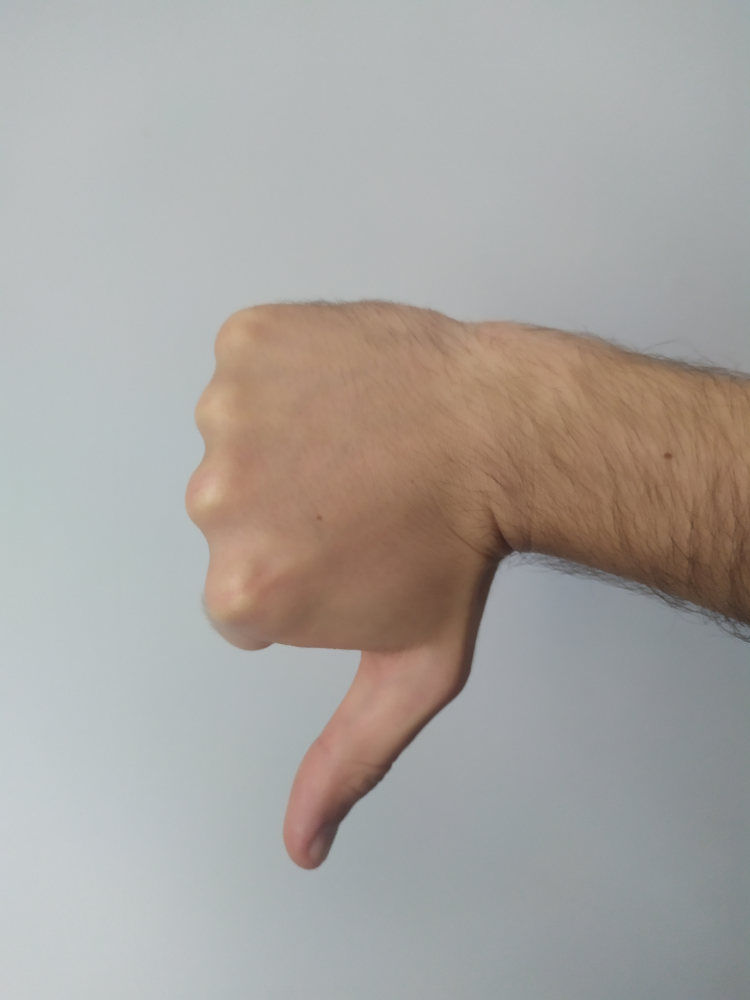
#> input picture Hand_gesture_recognition/Hand_gesture_recognition/image.jpg, 3000 x 4000 px (shown at 1/4 size)
$ python Hand_gesture_recognition.py
#> lines starting #> are read from the running program, lines starting #| are printed output that depends on the picture; after the words box and inside, x2 and y2 are one past the last pixel; in counts of white or black regions, pixels touching at a corner belong together; long printed decimals are rounded
import numpy as np
import cv2
import math

font = cv2.FONT_HERSHEY_SIMPLEX
l = 0 # ilość deformacji
lo = 0 # ilość punktów pomiędzy palcami ostre kąty
rangle = 0 # ilość kątów prostych
cv2.namedWindow('image', cv2.WINDOW_NORMAL) #okno o zmiennym rozmiarze
image = cv2.imread("image.jpg")
#> image is the input picture: shape (4000, 3000, 3); mean B, G, R 159.5, 163.6, 167.6
height, width, _ = image.shape
frame = image[50:(height-50), 50:(width-50)]
image2 = np.zeros(frame.shape)

hsv = cv2.cvtColor(frame, cv2.COLOR_BGR2HSV)
#> hsv: shape (3900, 2900, 3); mean H, S, V 74.8, 30.9, 172.9
lower_skin = np.array([0,20,70]) #wybrany kolor skóry
upper_skin = np.array([20,255,255])
mask = cv2.inRange(hsv, lower_skin, upper_skin) #obszar o kolorze skóry
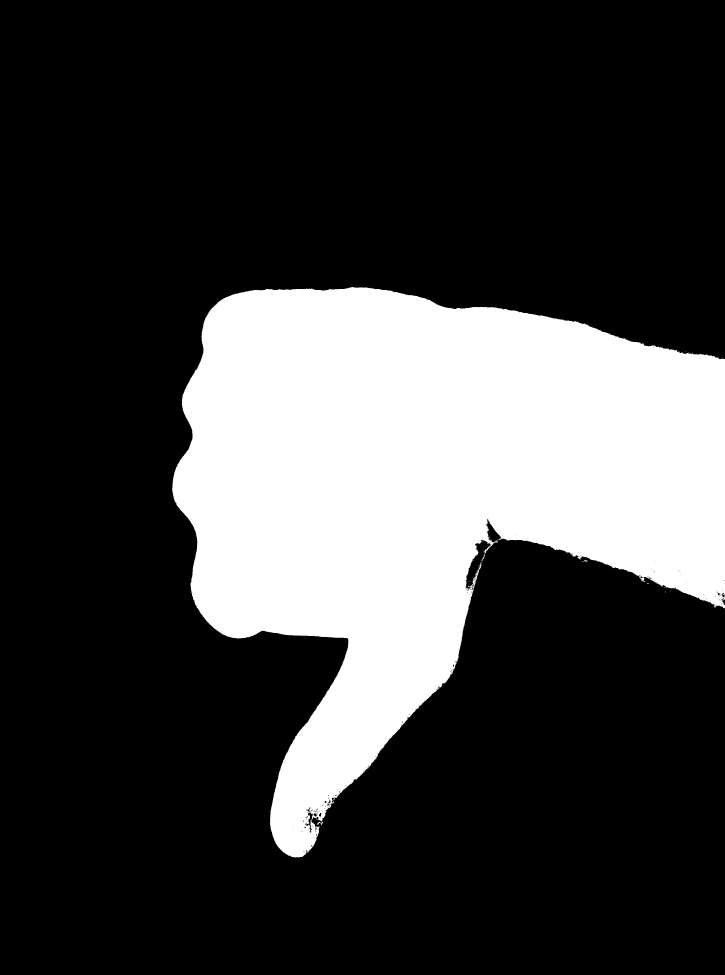
#> mask: shape (3900, 2900) (shown at 1/4 size); 24.5% white; 78 white regions (74 under 20 px)

kernel = np.ones((2,2), np.uint8)
mask = cv2.GaussianBlur(mask, (3,3), 100) #rozmycie
mask = cv2.morphologyEx(mask, cv2.MORPH_CLOSE, kernel) #operacja zamknięcia maski
contours, _ = cv2.findContours(mask, cv2.RETR_TREE, cv2.CHAIN_APPROX_SIMPLE) #wyszukiwanie konturów na obrazie po progowaniu
#> contours = 40 contours, 20 with area under 20; largest, box (x1, y1, x2, y2) and area: (689, 1148, 2900, 3432) 2784162, (1866, 2163, 1963, 2350) 5416, (1948, 2083, 2004, 2170) 2004, (1233, 3251, 1251, 3304) 370, (1255, 3253, 1267, 3267) 83

cnt = max(contours, key = lambda x: cv2.contourArea(x)) #kontur o maksymalnej wielkości
#> cnt = contour of 3592 points, box (x1, y1, x2, y2) (689, 1148, 2900, 3432), area 2784162
cnt = cv2.approxPolyDP(cnt, 0.00001*cv2.arcLength(cnt, True), True) # wcześniej było 0.00001
cv2.drawContours(image2, cnt, -1, (0,255,0), 3)
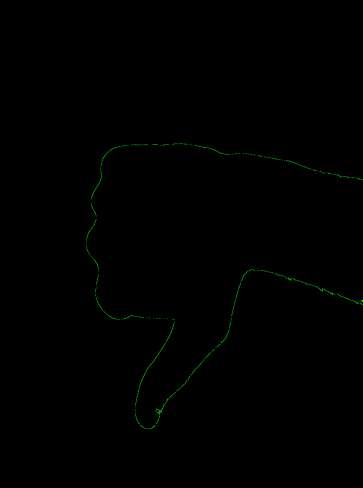
#> image2: shape (3900, 2900, 3) float64 (shown at 1/8 size); mean of channels 0, 1, 2 0, 0.6, 0; drawn as B, G, R
hull = cv2.convexHull(cnt, returnPoints = False)
#> hull = 55 values, max 3567 at index 0, min 0 at index 54, mean 1124.9
hull2 = cv2.convexHull(cnt)
#> hull2 = contour of 55 points, box (x1, y1, x2, y2) (689, 1148, 2900, 3432), area 3677018

lcnt = cv2.arcLength(cnt, 1) # obwód maksymalnego konturu
#> lcnt = 9674.3
lhull = cv2.arcLength(hull2, 1) # obwód hull
#> lhull = 7417.9
w = lcnt/lhull #współczynnik obwodów
#> w = 1.3
acnt = cv2.contourArea(cnt) # powierzchnia konturu
#> acnt = 2784162.5
ahull = cv2.contourArea(hull2)
#> ahull = 3677017.5
aq = acnt/ahull # współczynnik powierzchni
#> aq = 0.757
# fin to współrzędna y od punktu w miejscu zgjęcia kciuka (w wielokącie)
fin1 = 0 #punkty sąsiadujace do fin
fin2 = 0
defects = cv2.convexityDefects(cnt, hull) # defekty hull
#> defects = 53 rows, first 6: [3567, 0, 3577, 1792], [0, 3, 1, 343], [3, 16, 7, 1639], [16, 270, 143, 7140], [270, 275, 273, 683], [275, 366, 285, 1484]
n = defects.shape[0]
for i in range (n):
    s, e, f, d = defects[i, 0]
    start = tuple(cnt[s][0]) # początek odcinka na którym występuje defekt między hull'em a konturem
    end = tuple(cnt[e][0]) #koniec odcinka
    far = tuple(cnt[f][0]) # najbardziej odległy punkt defektu

    lngratio = d/acnt * 100 # współczynnik pokazujący odległośc między maks defektu a hull

    a = math.sqrt((end[0] - start[0])**2 + (end[1] - start[1])**2)
    b = math.sqrt((far[0] - start[0])**2 + (far[1] - start[1])**2)
    c = math.sqrt((end[0] - far[0])**2 + (end[1] - far[1])**2)
    cosang = (b**2 + c**2 - a**2) / (2*b*c) # cosinus kąta między palcami rąk
    ang = math.acos(cosang) # kąt między palcami dłoni swej

    if( lngratio > 4.0): # odległość jest wystarczająco duża
        cv2.line(image2, start, end, [0,230, 230], 2)
        cv2.circle(image2, far, 5, [0, 0, 255], -1)
        l = l +1
        if (ang < 1.3): # kąt ostry
            lo = lo + 1
        if (ang > 1.3 and ang < 1.75): # kąt prosty
            rangle = 1
            fin1 = start[1]
            fin2 = end[1]
#> this loop made 53 passes
#> (s, e, f, d, start, end, far, lngratio) on pass 40: (1358, 2059, 1616, 137559, (772, 2398), (1092, 3350), (1393, 2559), 4.94)

approx = cv2.approxPolyDP(cnt, 0.0185*cv2.arcLength(cnt, True), True) # przybliżenie konturu wielokątem
cv2.drawContours(image2, [approx], -1, (255,0 ,0), 3)
maxy = 0
miny = height


for app in approx:
    _, y = app[0]
    if maxy < y :
        maxy = y
    if miny > y :
        miny = y
#> this loop made 7 passes
#> app on passes 1 to 7: [[2899, 1436]], [[846, 1234]], [[780, 2419]], [[1393, 2559]], [[1133, 3411]], [[1994, 2162]], [[2899, 2435]]


lk = len(approx) # liczba krawędzi w wielokącie

if lo == 0 and rangle == 0:
    if w > 1.09 and w < 1.38 and lk < 9 and aq < 0.8:
        cv2.putText(image2,'Wskazywanie',(50,100), font, 2, (128,0,255), 5, cv2.LINE_AA)
if lo == 1 or lo == 0:
    if lk > 7 and lk < 10:
        if aq > 0.5 and aq < 0.62:
            if w > 1.27:
                cv2.putText(image2,'Legiunia',(180,100), font, 2, (128,0,255), 5, cv2.LINE_AA)
if lo == 1:
    if l == 2 or l==1:
        if w > 1.21 and w < 1.35:
            if lk == 6 or lk == 7:
                cv2.putText(image2,'Dwa',(50,250), font, 2, (128,0,255), 5, cv2.LINE_AA)
if lo == 2:
    if lk == 9 or lk == 8:
        if l==3 or l == 4 or l==2:
            if w < 1.4 and w > 1.3:
                cv2.putText(image2,'Trzy',(180,250), font, 2, (128,0,255), 5, cv2.LINE_AA)
if lo == 3:
    if lk == 9 or lk == 10 or lk == 11:
        if w > 1.4 and w < 1.6:
            cv2.putText(image2,'Cztery',(50,350), font, 2, (128,0,255), 5, cv2.LINE_AA)
if w > 2.1:
    cv2.putText(image2,'Machanie',(180,350), font, 2, (128,0,255), 5, cv2.LINE_AA)
if lo ==4 and lk > 1.8:
    if aq > 0.59 and aq < 0.78:
        if lk > 8:
            cv2.putText(image2,'Machanie',(180,350), font, 2, (128,0,255), 5, cv2.LINE_AA)
    if aq > 0.78:
            cv2.putText(image2,'Piatka',(50,450), font, 2, (128,0,255), 5, cv2.LINE_AA)
if aq < 0.58 and lk > 11 and w > 1.6:
    cv2.putText(image2,'Machanie',(180,450), font, 2, (128,0,255), 5, cv2.LINE_AA)
if lk ==7 and lo == 1:
    if w > 1.28 and w < 1.4:
        cv2.putText(image2,'Przekazany znak pokoju',(50,550), font, 5, (128,0,255), 3, cv2.LINE_AA)
if rangle == 1 and aq > 0.65 and lo < 2:
    if ((maxy < fin1 +100 and maxy > fin1 - 100) or (maxy < fin2 + 100 and maxy > fin2 - 100)): # jeśli któryś z puntów sąsiadujacych jest najwyższym punktem wielokąta, to bardzoprawdopodobne, ze jest to punkt kciuka w dół
        cv2.putText(image2,'Nie ok',(180,550), font, 2, (128,0,255), 5, cv2.LINE_AA)
    if ((miny < fin1 +100 and miny > fin1 - 100) or (miny < fin2 + 100 and miny > fin2 - 100)): # jeśli któryś z punktów sąsiadujących jest najniżej, to prawdopodobnie jest to kciuk w górę
        cv2.putText(image2, 'OK', (50,650), font, 2, (128,0,255), 5, cv2.LINE_AA)
if lo == 0 and l ==0:
    if aq > 0.8 and w <1.35:
        cv2.putText(image2,'Piesc',(180,650), font, 2, (128,0,255), 5, cv2.LINE_AA)
if l == 1:
    if lo == 0:
        if lk == 6 or lk == 5:
            cv2.putText(image2,'Znak szatana',(50,750), font, 2, (128,0,255), 5, cv2.LINE_AA)


print (lo)
#| 0
print (lk)
#| 7
print (l)
#| 2

print (w)
#| 1.304
print (aq)
#| 0.7572
print (rangle)
#| 1

print (fin1)
#| 2398
print (fin2)
#| 3350
print (miny)
#| 1234
print (maxy)
#| 3411


cv2.imshow('image', image2)
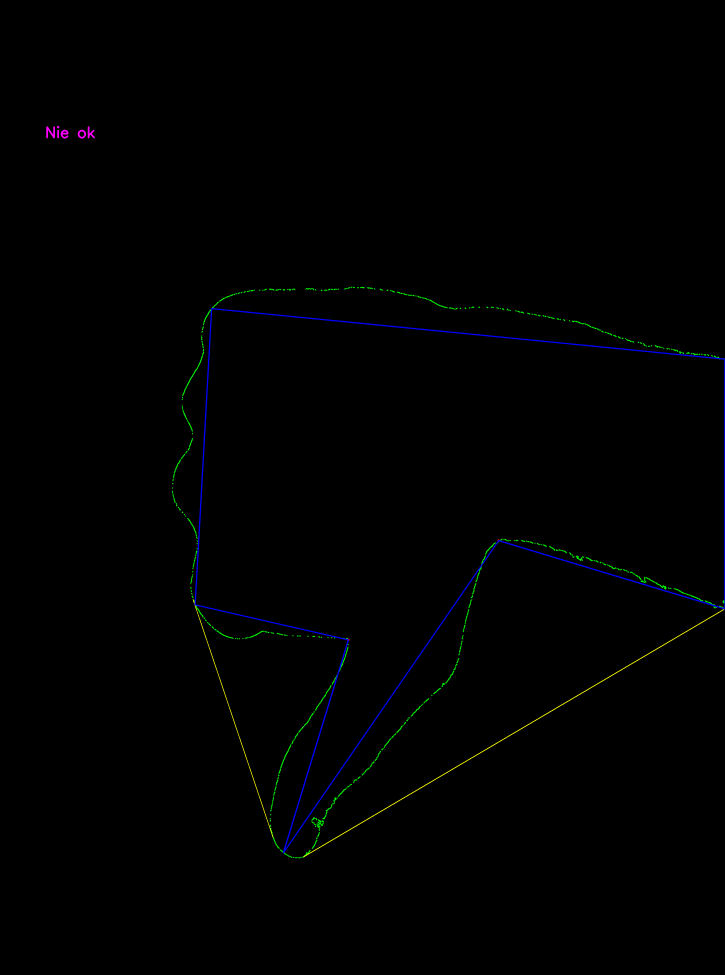
#> window 'image': shape (3900, 2900, 3) (shown at 1/4 size); mean B, G, R 0.9, 0.8, 0.3
cv2.waitKey(0)
cv2.destroyAllWindows

$ run again, with Hand_gesture_recognition/Hand_gesture_recognition/08 (2).jpg copied over Hand_gesture_recognition/Hand_gesture_recognition/image.jpg
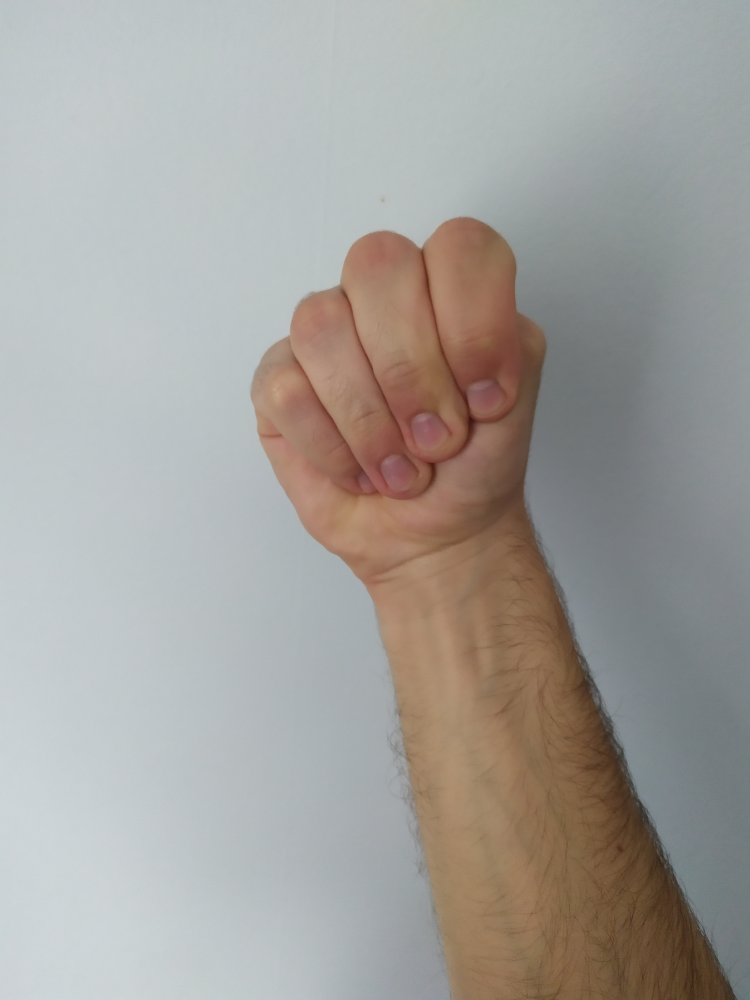
#> input picture Hand_gesture_recognition/Hand_gesture_recognition/08 (2).jpg, 3000 x 4000 px (shown at 1/4 size)
#> image is the input picture: shape (4000, 3000, 3); mean B, G, R 156.7, 160.9, 163.9
#> hsv: shape (3900, 2900, 3); mean H, S, V 75.3, 36.1, 170.3
#> `mask = cv2.inRange(hsv, lower_skin, upper_skin)`:
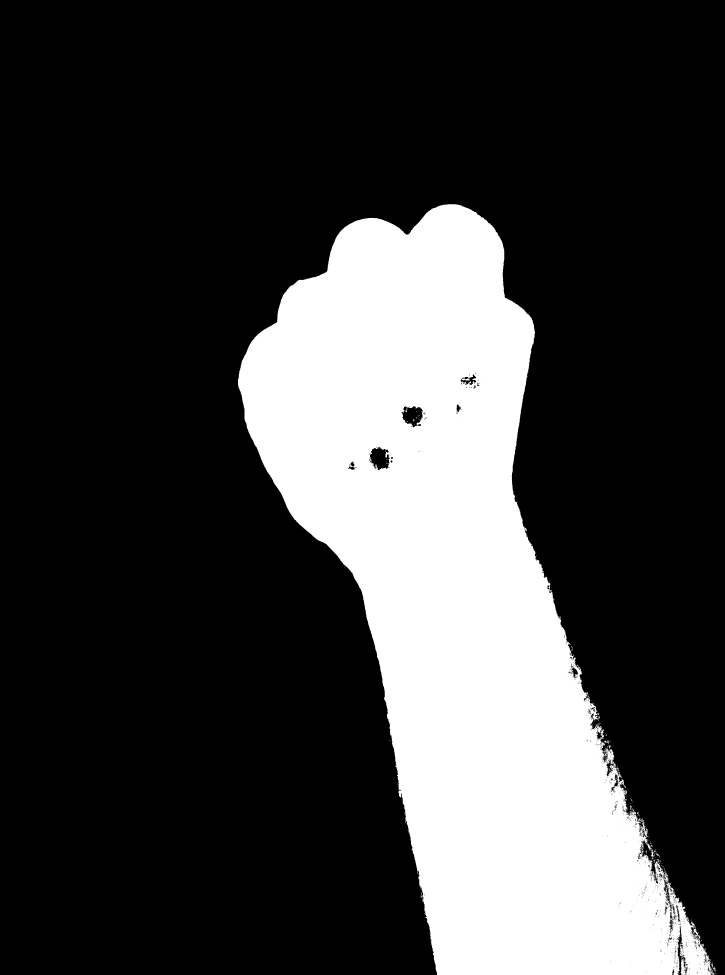
#> mask: shape (3900, 2900) (shown at 1/4 size); 24.3% white; 419 white regions (398 under 20 px)
#> contours = 180 contours, 115 with area under 20; largest, box (x1, y1, x2, y2) and area: (952, 816, 2872, 3900) 2792370, (1481, 1789, 1559, 1881) 4593, (1609, 1627, 1691, 1709) 4542, (2571, 3374, 2610, 3435) 1102, (1845, 1499, 1905, 1541) 720
#> cnt = contour of 4297 points, box (x1, y1, x2, y2) (952, 816, 2872, 3900), area 2792370
#> hull = 57 values, max 4293 at index 0, min 0 at index 56, mean 2369.2
#> hull2 = contour of 57 points, box (x1, y1, x2, y2) (952, 816, 2872, 3900), area 3487779
#> lcnt = 10763.2
#> lhull = 8150.4
#> w = 1.32
#> acnt = 2792370
#> ahull = 3487779
#> aq = 0.801
#> defects = 53 rows, first 6: [4293, 0, 4296, 190], [0, 14, 3, 229], [14, 20, 15, 298], [20, 30, 23, 213], [30, 36, 33, 250], [36, 40, 38, 181]
#> the loop `for i in range (n):` made 53 passes
#> (s, e, f, d, start, end, far, lngratio) on passes 1 to 6: (4293, 0, 4296, 190, (1424, 883), (1419, 885), (1421, 885), 0.0068), (0, 14, 3, 229, (1419, 885), (1403, 893), (1415, 888), 0.0082), (14, 20, 15, 298, (1403, 893), (1394, 898), (1400, 896), 0.0107), (20, 30, 23, 213, (1394, 898), (1379, 908), (1388, 903), 0.00763), (30, 36, 33, 250, (1379, 908), (1364, 922), (1374, 914), 0.00895), (36, 40, 38, 181, (1364, 922), (1359, 927), (1363, 924), 0.00648)
#> the loop `for app in approx:` made 7 passes
#> app on passes 1 to 7: [[1419, 885]], [[952, 1540]], [[1448, 2370]], [[1748, 3899]], [[2861, 3899]], [[2060, 2000]], [[2009, 965]]
#| 0
#| 7
#| 0
#| 1.321
#| 0.8006
#| 885
#| 3899
#> `cv2.imshow('image', image2)`:
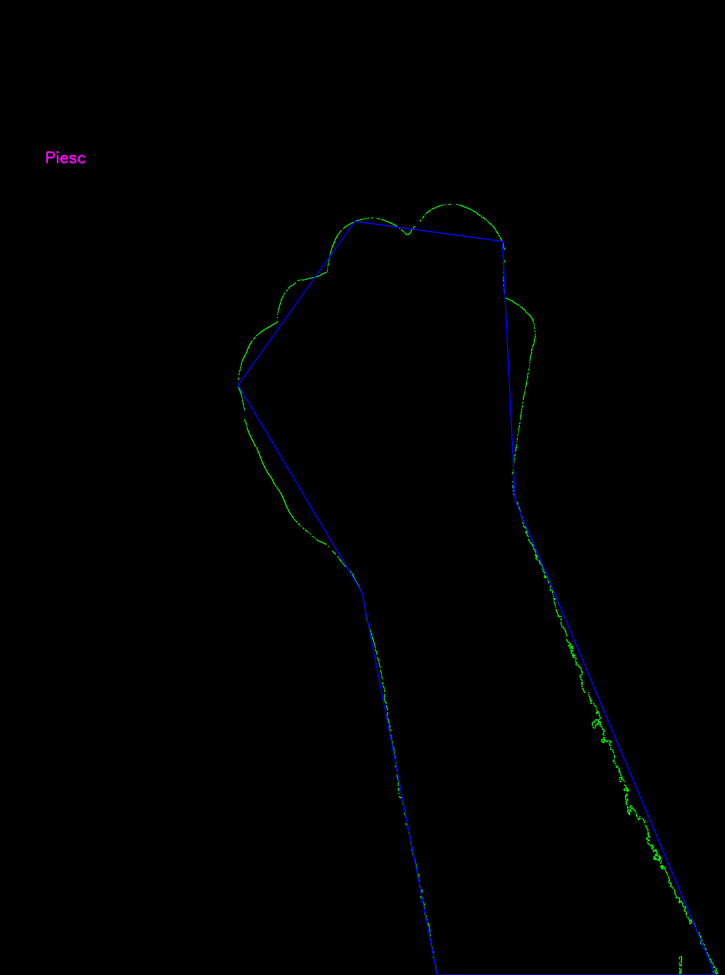
#> window 'image': shape (3900, 2900, 3) (shown at 1/4 size); mean B, G, R 0.9, 0.6, 0.1
